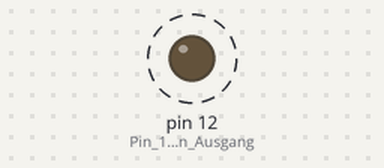
Bench run of a sketch on a simulated Arduino Uno, built with avr-gcc and run on an emulated ATmega328P. On the bench: output pins drawn as LEDs (lit = HIGH). Dashed ring = blinking.

Above: at 0.6 s.
Timing chart, 0 to 5.9 s (numbered marks = the images above):
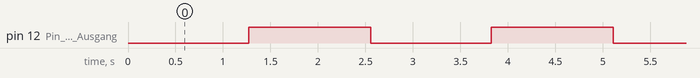

The sketch:

Arduino05_02_pwm.ino
```cpp
int i = 0;
void setup() //Wir starten mit dem Setup
{
  pinMode(12, OUTPUT); // Pin 12 ist ein Ausgang.
}

void loop() // Das Hauptprogramm beginnt.
{
  i++;
  analogWrite(12, i); // 0 bis 5 V ueber PWM
  if(i == 255)
  {
    i=0;
  }
  delay(10); //Hauptprogramm wartet 10ms
}
```

Measured:
- by itself, pin 12 (Pin_12_ist_ein_Ausgang): alternates HIGH for 1.3 s and LOW for 1.3 s
